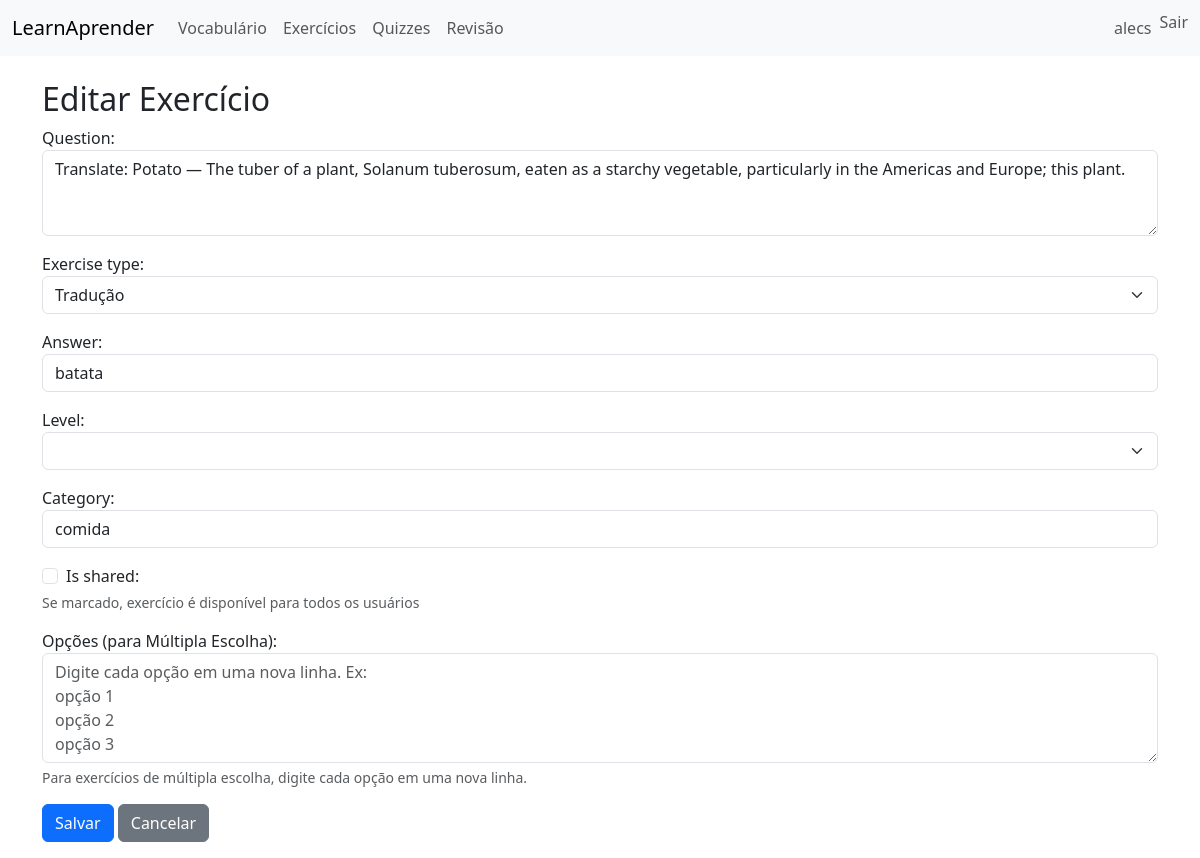
The app's page /exercises/1/edit/ (signed in) with its own data.
### exercises/models.py (models this page shows, shortened)
class Exercise(models.Model):
    TYPE_CHOICES = [
        ('mcq', 'Múltipla escolha'),
        ('gap', 'Preencher lacuna'),
        ('translate', 'Tradução'),
    ]
    question = models.TextField()
    exercise_type = models.CharField(max_length=20, choices=TYPE_CHOICES)
    choices = models.JSONField(blank=True, null=True, help_text='Lista de escolhas para MCQ')
    answer = models.TextField()
    level = models.CharField(max_length=20, blank=True)
    category = models.CharField(max_length=100, blank=True)
    created_by = models.ForeignKey(User, on_delete=models.SET_NULL, null=True, blank=True)
    is_shared = models.BooleanField(default=False, help_text='Se marcado, exercício é disponível para todos os usuários')
    created_at = models.DateTimeField(auto_now_add=True)

### exercises/views.py (the view)
# urls.py: path('<int:pk>/edit/', views.edit_exercise, name='edit'),
@login_required
def edit_exercise(request, pk):
    exercise = get_object_or_404(Exercise, pk=pk)
    if not can_edit_exercise(request.user, exercise):
        raise PermissionDenied(
            "Você não pode editar exercício compartilhado criado por outros usuários."
        )
    if request.method == 'POST':
        form = ExerciseForm(request.POST, instance=exercise)
        if form.is_valid():
            if not request.user.is_staff:
                if form.instance.is_shared and form.instance.created_by != request.user:
                    raise PermissionDenied(
                        "Apenas administradores podem compartilhar exercícios."
                    )
            form.save()
            return redirect('exercises:detail', pk=exercise.pk)
    else:
        form = ExerciseForm(instance=exercise)
    return render(request, 'exercises/form.html', {'form': form, 'exercise': exercise})

### exercises/views.py (called while the page is built)
def can_edit_exercise(user, exercise):
    if not user.is_authenticated:
        return False
    if exercise.created_by == user:
        return True
    if user.is_staff and exercise.is_shared:
        return True
    return False

### templates/exercises/form.html (shortened to what this page needs)
{% extends 'base.html' %}
{% block content %}
  <h2>{% if exercise %}Editar{% else %}Criar{% endif %} Exercício</h2>
  <form method="post" class="mb-3">{% csrf_token %}
    {% for field in form %}
      <div class="mb-3">
        {% if field.name == 'is_shared' %}
          <div class="form-check">
            {{ field }}
            {{ field.label_tag }}
          </div>
        {% else %}
          {{ field.label_tag }}
          {{ field }}
        {% endif %}
        {% if field.help_text %}
          <small class="form-text text-muted d-block mt-1">{{ field.help_text|safe }}</small>
        {% endif %}
      </div>
    {% endfor %}
    <button class="btn btn-primary" type="submit">Salvar</button>
    <a class="btn btn-secondary" href="{% url 'exercises:list' %}">Cancelar</a>
  </form>
{% endblock %}

### templates/base.html (shortened to what this page needs)
<!doctype html>
<html lang="en">
  <head>
    <link href="https://cdn.jsdelivr.net/npm/bootstrap@5.3.2/dist/css/bootstrap.min.css" rel="stylesheet">
  </head>
  <body>
    <nav class="navbar navbar-expand-lg navbar-light bg-light">
      <div class="container-fluid">
        <a class="navbar-brand" href="/">LearnAprender</a>
        <div class="collapse navbar-collapse">
          <ul class="navbar-nav me-auto mb-2 mb-lg-0">
            <li class="nav-item"><a class="nav-link" href="/vocab/">Vocabulário</a></li>
            <li class="nav-item"><a class="nav-link" href="/exercises/">Exercícios</a></li>
            <li class="nav-item"><a class="nav-link" href="/quizzes/">Quizzes</a></li>
            <li class="nav-item"><a class="nav-link" href="/reviews/">Revisão</a></li>
          </ul>
          <ul class="navbar-nav">
            {% if user.is_authenticated %}
              <li class="nav-item"><a class="nav-link" href="{% url 'profile' %}">{{ user.username }}</a></li>
              <li class="nav-item">
                <form method="post" action="{% url 'logout' %}">{% csrf_token %}
                  <button type="submit" class="btn btn-link nav-link" style="display:inline;padding:0;border:none;background:none">Sair</button>
                </form>
              </li>
            {% else %}
              <li class="nav-item"><a class="nav-link" href="{% url 'login' %}">Entrar</a></li>
              <li class="nav-item"><a class="nav-link" href="{% url 'register' %}">Registrar</a></li>
            {% endif %}
          </ul>
        </div>
      </div>
    </nav>
    <div class="container mt-4">
      {% block content %}{% endblock %}
    </div>
  </body>
</html>

### records on screen
Exercise: form "Translate: Potato — The tuber of a plant, Solanum tuberosum, eaten as a starchy vegetable, particularly in the Americas and Europe; this plant." "Tradução" "batata" "comida"

### other values on screen
{{ user.username }} "alecs"
{{ field.label_tag }} "Question:" "Exercise type:" "Answer:" "Level:" "Category:" "Opções (para Múltipla Escolha):"
{{ field.label_tag }} "Is shared:"
{{ field.help_text|safe }} "Se marcado, exercício é disponível para todos os usuários" "Para exercícios de múltipla escolha, digite cada opção em uma nova linha."
